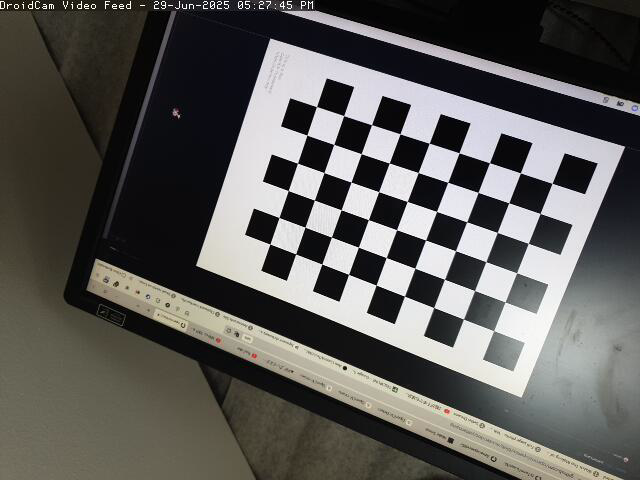
#> input picture calibration_images/12.png, 640 x 480 px; its folder holds 4 pictures in this run
$ python calibrate_camera.py
#> lines starting #> are read from the running program, lines starting #| are printed output that depends on the picture
import cv2
import numpy as np
import glob

chessboard_size = (9, 6)
square_size = 0.025
objp = np.zeros((np.prod(chessboard_size), 3), np.float32)
objp[:, :2] = np.indices(chessboard_size).T.reshape(-1, 2)
objp *= square_size

objpoints = []
imgpoints = []
image_size = None

images = glob.glob("calibration_images/*.png")

for fname in images:
    img = cv2.imread(fname)
#> img is the input picture: shape (480, 640, 3); mean B, G, R 87.7, 90.7, 91.9
    gray = cv2.cvtColor(img, cv2.COLOR_BGR2GRAY)
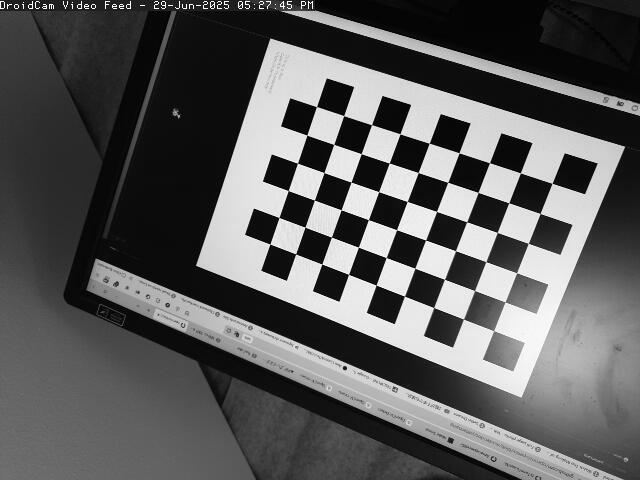
#> gray: shape (480, 640); min 0, max 255, mean 90.8
    ret, corners = cv2.findChessboardCorners(gray, chessboard_size)
#> ret = True; corners = 54 rows, first 8: [493.7, 330.7], [463.4, 319], [433.6, 307.5], [404.5, 296], [376, 285], [348.5, 274.3], [322, 263.9], [295.7, 253.9]
    if ret:
        objpoints.append(objp)
        imgpoints.append(corners)
        if image_size is None:
            image_size = gray.shape[::-1]
#> image_size = (640, 480)
#> pass 2 of the loop `for fname in images:`:
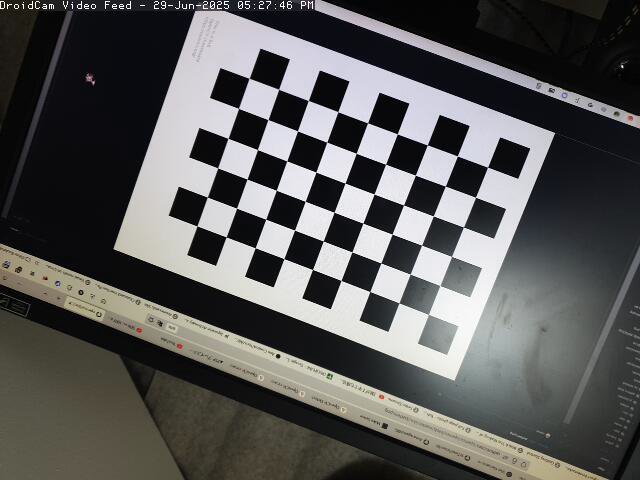
#> input picture calibration_images/13.png, 640 x 480 px
#> img is the input picture: shape (480, 640, 3); mean B, G, R 87.6, 88.3, 88.9
#> `gray = cv2.cvtColor(img, cv2.COLOR_BGR2GRAY)`:
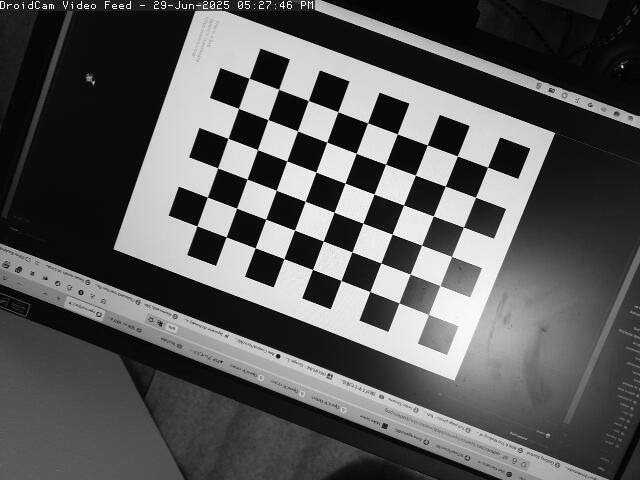
#> gray: shape (480, 640); min 0, max 255, mean 88.5
#> corners = 54 rows, first 8: [422.5, 312.1], [399, 303.1], [369.8, 291.5], [341, 280.4], [312.5, 269.5], [283.9, 258.8], [255.2, 247.9], [226.1, 237]
#> pass 3 of the loop `for fname in images:`:
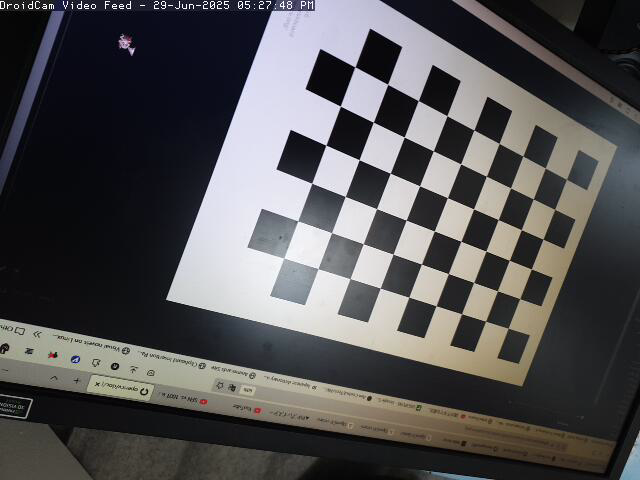
#> input picture calibration_images/17.png, 640 x 480 px
#> img is the input picture: shape (480, 640, 3); mean B, G, R 82.9, 81.7, 82.6
#> `gray = cv2.cvtColor(img, cv2.COLOR_BGR2GRAY)`:
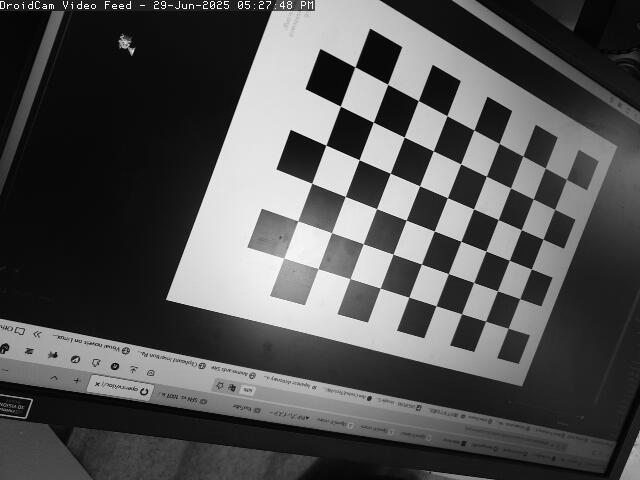
#> gray: shape (480, 640); min 0, max 255, mean 82.1
#> corners = 54 rows, first 8: [508.2, 328.3], [485.5, 321.3], [461.7, 313.7], [436.2, 305.9], [408.7, 297], [380, 288.2], [350, 278.5], [318.2, 268.7]
#> the loop made 4 passes; the first 3 are shown

if not objpoints:
    raise RuntimeError("found no corners in any images?!?")

ret, camera_matrix, dist_coeffs, rvecs, tvecs = cv2.calibrateCamera(
    objpoints, imgpoints, image_size, None, None
)

np.savez("camera_calibration.npz", camera_matrix=camera_matrix, dist_coeffs=dist_coeffs)
